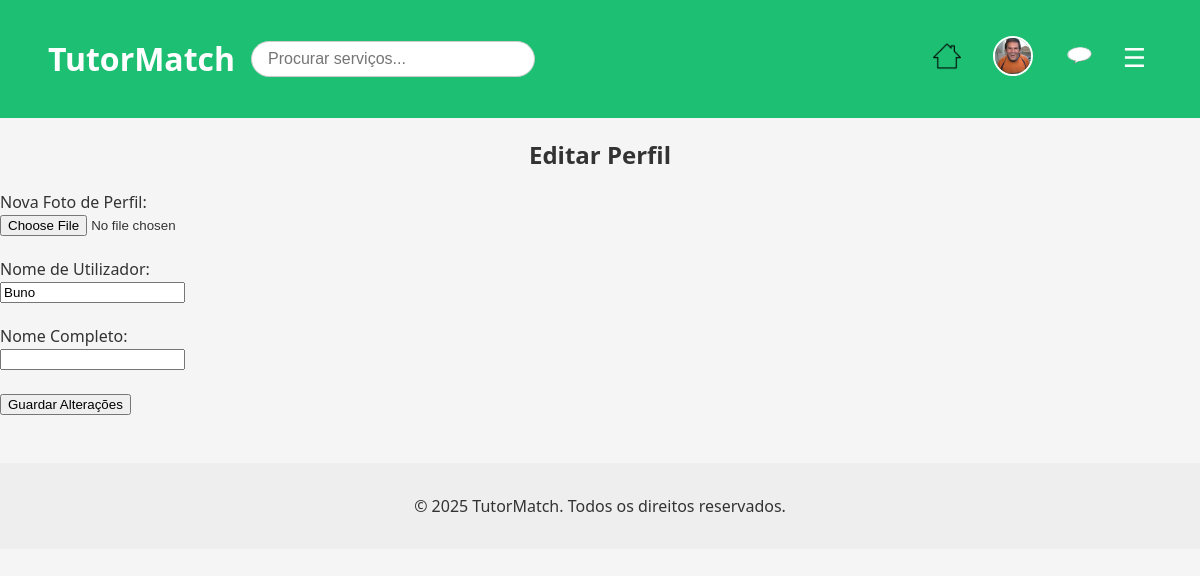
/pages/edit_profile.php (signed in), run on an earlier commit of the app's database.
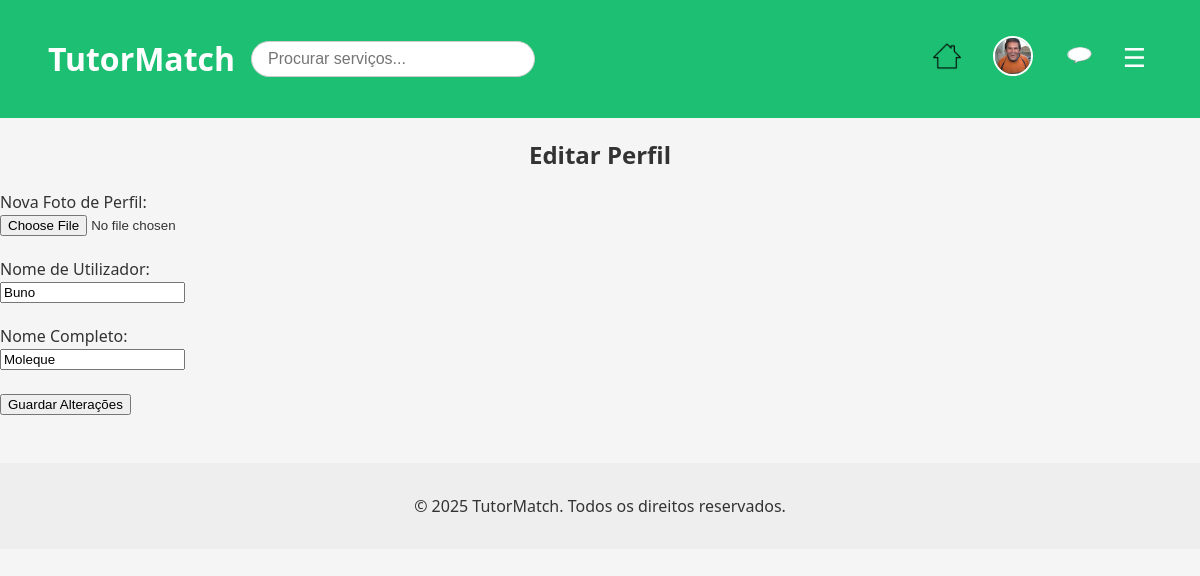
And on a later commit of the database.
### tables this page shows
CREATE TABLE users (
            id INTEGER PRIMARY KEY AUTOINCREMENT,
            username TEXT NOT NULL UNIQUE,
            password TEXT NOT NULL,
            email TEXT NOT NULL UNIQUE,
            role TEXT DEFAULT 'client', -- client, freelancer, admin
            name TEXT,
            profile_pic TEXT DEFAULT '../img/default.jpeg' -- Adiciona a coluna profile_pic
        );

### pages/edit_profile.php (the view, shortened to what this page needs)
<?php
require_once '../database/db.php';
$userId = $_SESSION['user_id'];
$stmt = $db->prepare("SELECT * FROM users WHERE id = ?");
$stmt->execute([$userId]);
$user = $stmt->fetch();
?>
<?php include_once '../includes/header.php'; ?>
<h2>Editar Perfil</h2>
<form action="../actions/action_updateprofile.php" method="POST" enctype="multipart/form-data">
  <label for="profile_pic">Nova Foto de Perfil:</label><br>
  <input type="file" name="profile_pic" id="profile_pic" accept="image/*"><br><br>
  <label for="username">Nome de Utilizador:</label><br>
  <input type="text" name="username" id="username" value="<?php echo htmlspecialchars($user['username']); ?>"><br><br>
  <label for="name">Nome Completo:</label><br>
  <input type="text" name="name" id="name" value="<?php echo htmlspecialchars($user['name']); ?>"><br><br>
  <button type="submit">Guardar Alterações</button>
</form>
<?php include_once '../includes/footer.php'; ?>

What changed in the data, as far as the page shows it:
changed users "Buno": name (not shown) → "Moleque"
